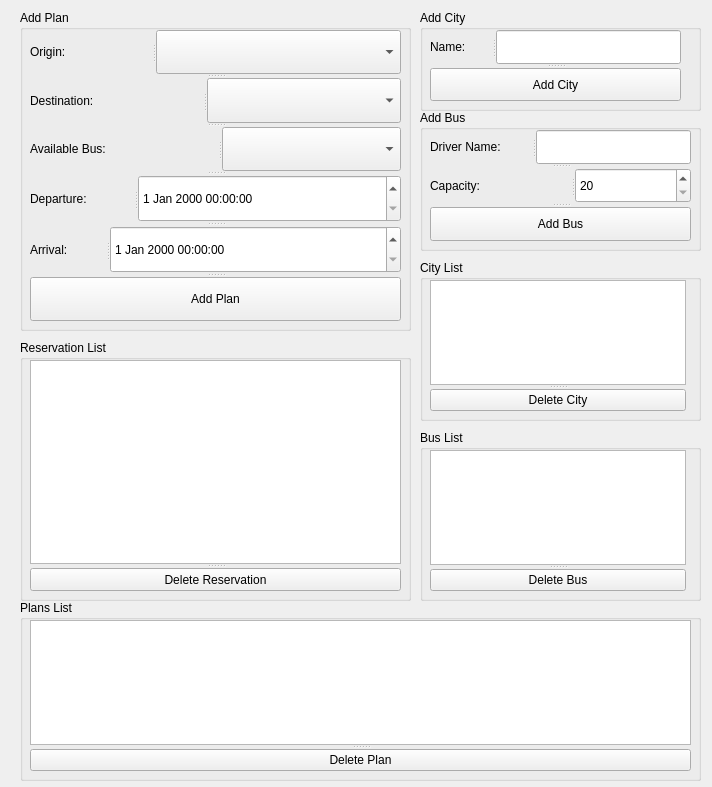
<?xml version="1.0" encoding="UTF-8"?>
<ui version="4.0">
 <class>A</class>
 <widget class="QWidget" name="A">
  <property name="geometry">
   <rect>
    <x>0</x>
    <y>0</y>
    <width>712</width>
    <height>787</height>
   </rect>
  </property>
  <property name="windowTitle">
   <string>Form</string>
  </property>
  <widget class="QGroupBox" name="addPlanGB">
   <property name="geometry">
    <rect>
     <x>20</x>
     <y>10</y>
     <width>391</width>
     <height>321</height>
    </rect>
   </property>
   <property name="title">
    <string>Add Plan</string>
   </property>
   <widget class="QSplitter" name="splitter_6">
    <property name="geometry">
     <rect>
      <x>10</x>
      <y>20</y>
      <width>371</width>
      <height>291</height>
     </rect>
    </property>
    <property name="orientation">
     <enum>Qt::Vertical</enum>
    </property>
    <widget class="QSplitter" name="splitter">
     <property name="orientation">
      <enum>Qt::Horizontal</enum>
     </property>
     <widget class="QLabel" name="originLabel">
      <property name="text">
       <string>Origin:</string>
      </property>
     </widget>
     <widget class="QComboBox" name="originCombo"/>
    </widget>
    <widget class="QSplitter" name="splitter_2">
     <property name="orientation">
      <enum>Qt::Horizontal</enum>
     </property>
     <widget class="QLabel" name="destinationLabel">
      <property name="text">
       <string>Destination:</string>
      </property>
     </widget>
     <widget class="QComboBox" name="destCombo"/>
    </widget>
    <widget class="QSplitter" name="splitter_3">
     <property name="orientation">
      <enum>Qt::Horizontal</enum>
     </property>
     <widget class="QLabel" name="busLabel">
      <property name="text">
       <string>Available Bus:</string>
      </property>
     </widget>
     <widget class="QComboBox" name="busCombo"/>
    </widget>
    <widget class="QSplitter" name="splitter_4">
     <property name="orientation">
      <enum>Qt::Horizontal</enum>
     </property>
     <widget class="QLabel" name="dptLabel">
      <property name="text">
       <string>Departure:</string>
      </property>
     </widget>
     <widget class="QDateTimeEdit" name="dptDatePicker"/>
    </widget>
    <widget class="QSplitter" name="splitter_5">
     <property name="orientation">
      <enum>Qt::Horizontal</enum>
     </property>
     <widget class="QLabel" name="arvLabel">
      <property name="text">
       <string>Arrival:</string>
      </property>
     </widget>
     <widget class="QDateTimeEdit" name="arvDatePicker"/>
    </widget>
    <widget class="QPushButton" name="addPlanBtn">
     <property name="text">
      <string>Add Plan</string>
     </property>
    </widget>
   </widget>
  </widget>
  <widget class="QGroupBox" name="addCityGB">
   <property name="geometry">
    <rect>
     <x>420</x>
     <y>10</y>
     <width>281</width>
     <height>101</height>
    </rect>
   </property>
   <property name="title">
    <string>Add City</string>
   </property>
   <widget class="QSplitter" name="splitter_8">
    <property name="geometry">
     <rect>
      <x>10</x>
      <y>20</y>
      <width>251</width>
      <height>71</height>
     </rect>
    </property>
    <property name="orientation">
     <enum>Qt::Vertical</enum>
    </property>
    <widget class="QSplitter" name="splitter_7">
     <property name="orientation">
      <enum>Qt::Horizontal</enum>
     </property>
     <widget class="QLabel" name="cityNameLabel">
      <property name="text">
       <string>Name:</string>
      </property>
     </widget>
     <widget class="QLineEdit" name="cityNameLineEdit"/>
    </widget>
    <widget class="QPushButton" name="addCityButton">
     <property name="text">
      <string>Add City</string>
     </property>
    </widget>
   </widget>
  </widget>
  <widget class="QGroupBox" name="addBusGB">
   <property name="geometry">
    <rect>
     <x>420</x>
     <y>110</y>
     <width>281</width>
     <height>141</height>
    </rect>
   </property>
   <property name="title">
    <string>Add Bus</string>
   </property>
   <widget class="QSplitter" name="splitter_11">
    <property name="geometry">
     <rect>
      <x>10</x>
      <y>20</y>
      <width>261</width>
      <height>111</height>
     </rect>
    </property>
    <property name="orientation">
     <enum>Qt::Vertical</enum>
    </property>
    <widget class="QSplitter" name="splitter_9">
     <property name="orientation">
      <enum>Qt::Horizontal</enum>
     </property>
     <widget class="QLabel" name="driverNameLabel">
      <property name="text">
       <string>Driver Name:</string>
      </property>
     </widget>
     <widget class="QLineEdit" name="driverNameLineEdit"/>
    </widget>
    <widget class="QSplitter" name="splitter_10">
     <property name="orientation">
      <enum>Qt::Horizontal</enum>
     </property>
     <widget class="QLabel" name="capacityLabel">
      <property name="text">
       <string>Capacity:</string>
      </property>
     </widget>
     <widget class="QSpinBox" name="capacitySpin">
      <property name="minimum">
       <number>20</number>
      </property>
      <property name="maximum">
       <number>50</number>
      </property>
      <property name="singleStep">
       <number>5</number>
      </property>
     </widget>
    </widget>
    <widget class="QPushButton" name="addBusBtn">
     <property name="text">
      <string>Add Bus</string>
     </property>
    </widget>
   </widget>
  </widget>
  <widget class="QGroupBox" name="planGB">
   <property name="geometry">
    <rect>
     <x>20</x>
     <y>600</y>
     <width>681</width>
     <height>181</height>
    </rect>
   </property>
   <property name="title">
    <string>Plans List</string>
   </property>
   <widget class="QSplitter" name="splitter_12">
    <property name="geometry">
     <rect>
      <x>10</x>
      <y>20</y>
      <width>661</width>
      <height>151</height>
     </rect>
    </property>
    <property name="orientation">
     <enum>Qt::Vertical</enum>
    </property>
    <widget class="QTableWidget" name="planTable"/>
    <widget class="QPushButton" name="deletePlanBtn">
     <property name="text">
      <string>Delete Plan</string>
     </property>
    </widget>
   </widget>
  </widget>
  <widget class="QGroupBox" name="cityGB">
   <property name="geometry">
    <rect>
     <x>420</x>
     <y>260</y>
     <width>281</width>
     <height>161</height>
    </rect>
   </property>
   <property name="title">
    <string>City List</string>
   </property>
   <widget class="QSplitter" name="splitter_13">
    <property name="geometry">
     <rect>
      <x>10</x>
      <y>20</y>
      <width>256</width>
      <height>131</height>
     </rect>
    </property>
    <property name="orientation">
     <enum>Qt::Vertical</enum>
    </property>
    <widget class="QTableWidget" name="cityTable"/>
    <widget class="QPushButton" name="deleteCityBtn">
     <property name="text">
      <string>Delete City</string>
     </property>
    </widget>
   </widget>
  </widget>
  <widget class="QGroupBox" name="busGB">
   <property name="geometry">
    <rect>
     <x>420</x>
     <y>430</y>
     <width>281</width>
     <height>171</height>
    </rect>
   </property>
   <property name="title">
    <string>Bus List</string>
   </property>
   <widget class="QSplitter" name="splitter_14">
    <property name="geometry">
     <rect>
      <x>10</x>
      <y>20</y>
      <width>256</width>
      <height>141</height>
     </rect>
    </property>
    <property name="orientation">
     <enum>Qt::Vertical</enum>
    </property>
    <widget class="QTableWidget" name="busTable"/>
    <widget class="QPushButton" name="deleteBusBtn">
     <property name="text">
      <string>Delete Bus</string>
     </property>
    </widget>
   </widget>
  </widget>
  <widget class="QGroupBox" name="reserveGB">
   <property name="geometry">
    <rect>
     <x>20</x>
     <y>340</y>
     <width>391</width>
     <height>261</height>
    </rect>
   </property>
   <property name="title">
    <string>Reservation List</string>
   </property>
   <widget class="QSplitter" name="splitter_15">
    <property name="geometry">
     <rect>
      <x>10</x>
      <y>20</y>
      <width>371</width>
      <height>231</height>
     </rect>
    </property>
    <property name="orientation">
     <enum>Qt::Vertical</enum>
    </property>
    <widget class="QTableWidget" name="reserveTable"/>
    <widget class="QPushButton" name="deleteReservationBtn">
     <property name="text">
      <string>Delete Reservation</string>
     </property>
    </widget>
   </widget>
  </widget>
 </widget>
 <resources/>
 <connections/>
</ui>
